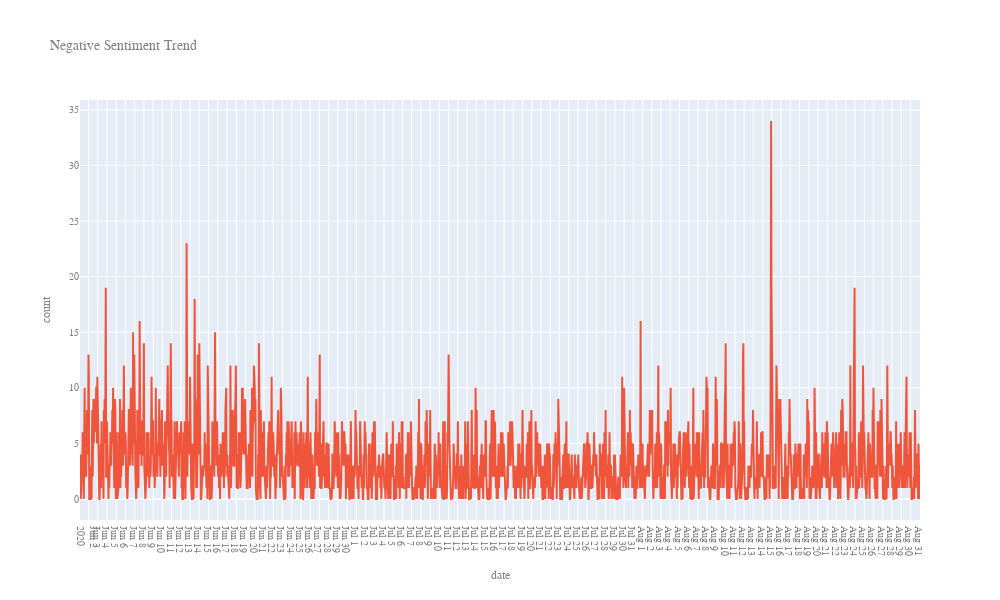

The notebook cell saved with this chart:
### Code cell
layout = go.Layout(
    width=1000,
    height=600
)
fig = go.Figure(layout=layout)
fig.update_xaxes(dtick="0")
fig.add_trace(go.Scatter(x=df['date'], y=df['neg'],
                    mode='lines',
                    name='Neg'))
fig.update_layout(
   title = "Negative Sentiment Trend",
   xaxis_title = "date",
   yaxis_title = "count",
   font = dict(
      family = "Courier New, monospace",
      size = 10,
      color = "#7f7f7f"
   )

)
fig.data[0].line.color = '#EF553B'
fig.show()

### Figure 1 — Plotly figure (JSON) as saved in the notebook; plotly's stock layout.template omitted (floating-point values rounded to 4 significant figures; data arrays with more than 128 entries replaced by an {"elided": "..."} marker saying what was removed)
{"data": [{"line": {"color": "#EF553B"}, "mode": "lines", "name": "Neg", "type": "scatter", "x": {"elided": "2134 str values"}, "y": {"elided": "2134 int values"}}], "layout": {"font": {"color": "#7f7f7f", "family": "Courier New, monospace", "size": 10}, "height": 600, "title": {"text": "Negative Sentiment Trend"}, "width": 1000, "xaxis": {"dtick": "0", "title": {"text": "date"}}, "yaxis": {"title": {"text": "count"}}}}
